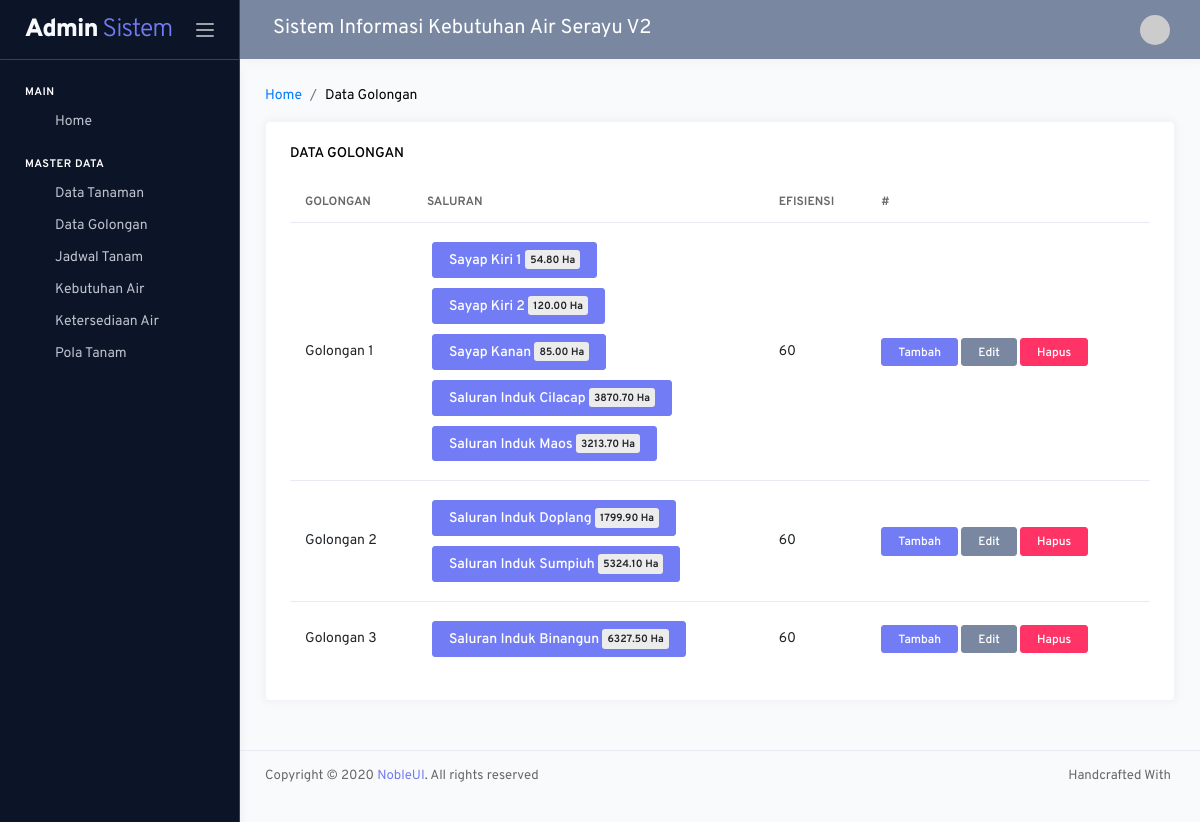
The page /admin/index.php?hal=golongan/data on the database its author committed.
### tables this page shows
CREATE TABLE `tb_golongan` (
  `idgolongan` int(11) NOT NULL,
  `namagolongan` varchar(100) DEFAULT NULL,
  `efisiensi` int(11) DEFAULT NULL
);

CREATE TABLE `tb_saluran` (
  `idsaluran` int(11) NOT NULL,
  `nama` varchar(100) DEFAULT NULL,
  `luas` decimal(10,2) DEFAULT NULL,
  `idgolongan` int(11) DEFAULT NULL
);

### setting/crud.php (called while the page is built, shortened)
<?php
function _dataGetAll ($mysqli,$sql){
  $hasil=array();
  $result = $mysqli->query($sql);
  $num_results = $result->num_rows;
  if($num_results > 0){
    while ($data=mysqli_fetch_assoc($result)) {
      array_push($hasil,$data);
    }
  }
  return $hasil;
}
?>

### admin/modul/golongan/data.php (the view)
<nav class="page-breadcrumb">
	<ol class="breadcrumb">
		<li class="breadcrumb-item"><a href="?hal=dashboard">Home</a></li>
		<li class="breadcrumb-item" aria-current="page">Data Golongan</li>
	</ol>
</nav>
<div class="row">
	<div class="col-md-12 grid-margin stretch-card">
		<div class="card">
			<div class="card-body">
				<h6 class="card-title">Data Golongan</h6>
				<div class="table-responsive">
					<table id="dataTableExample" class="table">
						<thead>
							<tr>
								<th>Golongan</th>
								<th>Saluran</th>
								<th>Efisiensi</th>
								<th>#</th>
							</tr>
						</thead>
						<tbody>
							<?php
							$sql="SELECT * FROM tb_golongan";
							foreach (_dataGetAll($mysqli,$sql) as $key => $value) {
								extract($value);
								?>
								<tr>
									<td><?=$namagolongan?></td>
									<td><?=getdatasaluran($mysqli,$idgolongan)?></td>
									<td><?=$efisiensi?></td>
									<td>
										<?=_tambah("?hal=golongan/detail&id=$idgolongan")?>
										<?=_edit("?hal=golongan/olah&id=$idgolongan")?>
										<?=_hapus("?hal=golongan/proses&hapus=$idgolongan")?>
									</td>
								</tr>
							<?php } ?>
						</tbody>
					</table>
				</div>
			</div>
		</div>
	</div>
</div>
<?php
function getdatasaluran($mysqli,$idgolongan){
	$sql="SELECT * FROM tb_saluran where idgolongan='$idgolongan'";
	$tampil="";
	foreach (_dataGetAll($mysqli,$sql) as $key => $value) {
		extract($value);
		$tampil=$tampil."<button type='button' class='btn btn-primary' style='margin:5px;'>$nama <span class='badge badge-light'>$luas Ha</span></button><br>";
	}
	return $tampil;
}
?>

### admin/index.php (shortened to what this page needs)
<?php
require_once '../setting/koneksi.php';
require_once '../setting/crud.php';
require_once '_partials/_link.php';
?>
<!DOCTYPE html>
<html lang="en">
<head>
  <?php require_once '_partials/_css.php' ?>
</head>
<body class="sidebar-dark">
  <div class="main-wrapper">
    <nav class="sidebar">
      <div class="sidebar-header">
        <a href="#" class="sidebar-brand">
          Admin<span> Sistem</span>
        </a>
        <div class="sidebar-toggler not-active">
          <span></span>
          <span></span>
          <span></span>
        </div>
      </div>
      <div class="sidebar-body">
        <?php require_once '_partials/_menu.php' ?>
      </div>
    </nav>
    <div class="page-wrapper">
      <? require_once '_partials/_header.php'; ?>
      <div class="page-content">
        <?php
        $hal = @$_GET['hal'];
        $modul = "modul/";
        $default = "404.php";
        if(!$hal){
          require_once "$default";
        }else{
          switch($hal){
            case $hal:
            if(is_file($modul.$hal.".php"))
              require_once $modul.$hal.".php";
            else
              require_once $default;
            break;
          }
        }
        ?>
      </div>
      <footer class="footer d-flex flex-column flex-md-row align-items-center justify-content-between">
       <? require_once '_partials/_footer.php'; ?>
     </footer>
   </div>
 </div>
</body>
</html>

### admin/_partials/_css.php (shortened to what this page needs)
<link rel="stylesheet" href="../assets/vendors/core/core.css">
<link rel="stylesheet" href="../assets/fonts/feather-font/css/iconfont.css">
<link rel="stylesheet" href="../assets/vendors/flag-icon-css/css/flag-icon.min.css">
<link rel="stylesheet" href="../assets/css/demo_1/style.css">
<link rel="stylesheet" href="../assets/vendors/datatables.net-bs4/dataTables.bootstrap4.css">
<link rel="stylesheet" href="../assets/vendors/sweetalert2/sweetalert2.min.css">

### admin/_partials/_menu.php (shortened to what this page needs)
<ul class="nav">
  <li class="nav-item nav-category">Main</li>
  <li class="nav-item">
    <a href="?hal=dashboard" class="nav-link">
      <i class="link-icon" data-feather="box"></i>
      <span class="link-title">Home</span>
    </a>
  </li>
  <li class="nav-item nav-category">Master Data</li>
  <li class="nav-item">
    <a class="nav-link" data-toggle="collapse" href="#tanaman" role="button" aria-expanded="false" aria-controls="tanaman">
      <i class="link-icon" data-feather="bookmark"></i>
      <span class="link-title">Data Tanaman</span>
      <i class="link-arrow" data-feather="chevron-down"></i>
    </a>
  </li>
  <li class="nav-item">
    <a class="nav-link" data-toggle="collapse" href="#spp" role="button" aria-expanded="false" aria-controls="spp">
      <i class="link-icon" data-feather="award"></i>
      <span class="link-title">Data Golongan</span>
      <i class="link-arrow" data-feather="chevron-down"></i>
    </a>
  </li>
  <li class="nav-item">
    <a class="nav-link" data-toggle="collapse" href="#jadwal" role="button" aria-expanded="false" aria-controls="jadwal">
      <i class="link-icon" data-feather="heart"></i>
      <span class="link-title">Jadwal Tanam</span>
      <i class="link-arrow" data-feather="chevron-down"></i>
    </a>
        <?php
        $sql="SELECT * FROM tb_golongan";
        foreach (_dataGetAll($mysqli,$sql) as $key => $value) {
          extract($value);
          ?>
          <li class="nav-item">
            <a href="?hal=jadwal/data&id=<?=$idgolongan?>" class="nav-link"><?=$namagolongan?></a>
          </li>
        <?php } ?>
  </li>
  <li class="nav-item">
    <a class="nav-link" data-toggle="collapse" href="#kebutuhan" role="button" aria-expanded="false" aria-controls="kebutuhan">
      <i class="link-icon" data-feather="activity"></i>
      <span class="link-title">Kebutuhan Air</span>
      <i class="link-arrow" data-feather="chevron-down"></i>
    </a>
  </li>
  <li class="nav-item">
    <a class="nav-link" data-toggle="collapse" href="#intake" role="button" aria-expanded="false" aria-controls="intake">
      <i class="link-icon" data-feather="check-circle"></i>
      <span class="link-title">Ketersediaan Air</span>
      <i class="link-arrow" data-feather="chevron-down"></i>
    </a>
  </li>
  <li class="nav-item">
    <a class="nav-link" data-toggle="collapse" href="#polatanam" role="button" aria-expanded="false" aria-controls="polatanam">
      <i class="link-icon" data-feather="box"></i>
      <span class="link-title">Pola Tanam</span>
      <i class="link-arrow" data-feather="chevron-down"></i>
    </a>
  </li>
</ul>

### admin/_partials/_header.php (shortened to what this page needs)
<nav class="navbar  navbar-dark bg-secondary">
  <div class="navbar-content">
    <a class="navbar-brand m-2" href="#"><?=judul?></a>
    <ul class="navbar-nav">
      <li class="nav-item dropdown nav-profile">
        <a class="nav-link dropdown-toggle" href="#" id="profileDropdown" role="button" data-toggle="dropdown" aria-haspopup="true" aria-expanded="false">
          <img src="https://via.placeholder.com/30x30" alt="userr">
        </a>
      </li>
    </ul>
  </div>
</nav>

### admin/_partials/_link.php
<?php
function _edit($link){
	echo "<a href='$link' class='btn btn-secondary btn-sm'>Edit</a>";
}
function _tambah($link){
	echo "<a href='$link' class='btn btn-primary btn-sm'>Tambah</a>";
}
function _hapus($link){ ?>
	 <a class="btn btn-danger btn-sm" href="<?=$link?>" onclick="return confirm('Apakah anda yakin akan menghapus data ini?')">Hapus</a>
<?php }
?>

### admin/_partials/_footer.php
<p class="text-muted text-center text-md-left">Copyright © 2020 <a href="https://www.nobleui.com" target="_blank">NobleUI</a>. All rights reserved</p>
<p class="text-muted text-center text-md-left mb-0 d-none d-md-block">Handcrafted With <i class="mb-1 text-primary ml-1 icon-small" data-feather="heart"></i></p>

### rows shown on the page
tb_golongan: namagolongan "Golongan 1", tb_saluran.nama "Sayap Kiri 1 Sayap Kiri 2 Sayap Kanan Saluran Induk Cilacap Saluran Induk Maos", tb_saluran.luas "54.80 120.00 85.00 3870.70 3213.70", efisiensi "60"
tb_golongan: namagolongan "Golongan 2", tb_saluran.nama "Saluran Induk Doplang Saluran Induk Sumpiuh", tb_saluran.luas "1799.90 5324.10", efisiensi "60"
tb_golongan: namagolongan "Golongan 3", tb_saluran.nama "Saluran Induk Binangun", tb_saluran.luas "6327.50", efisiensi "60"

### other values the page prints
judul "Sistem Informasi Kebutuhan Air Serayu V2"
